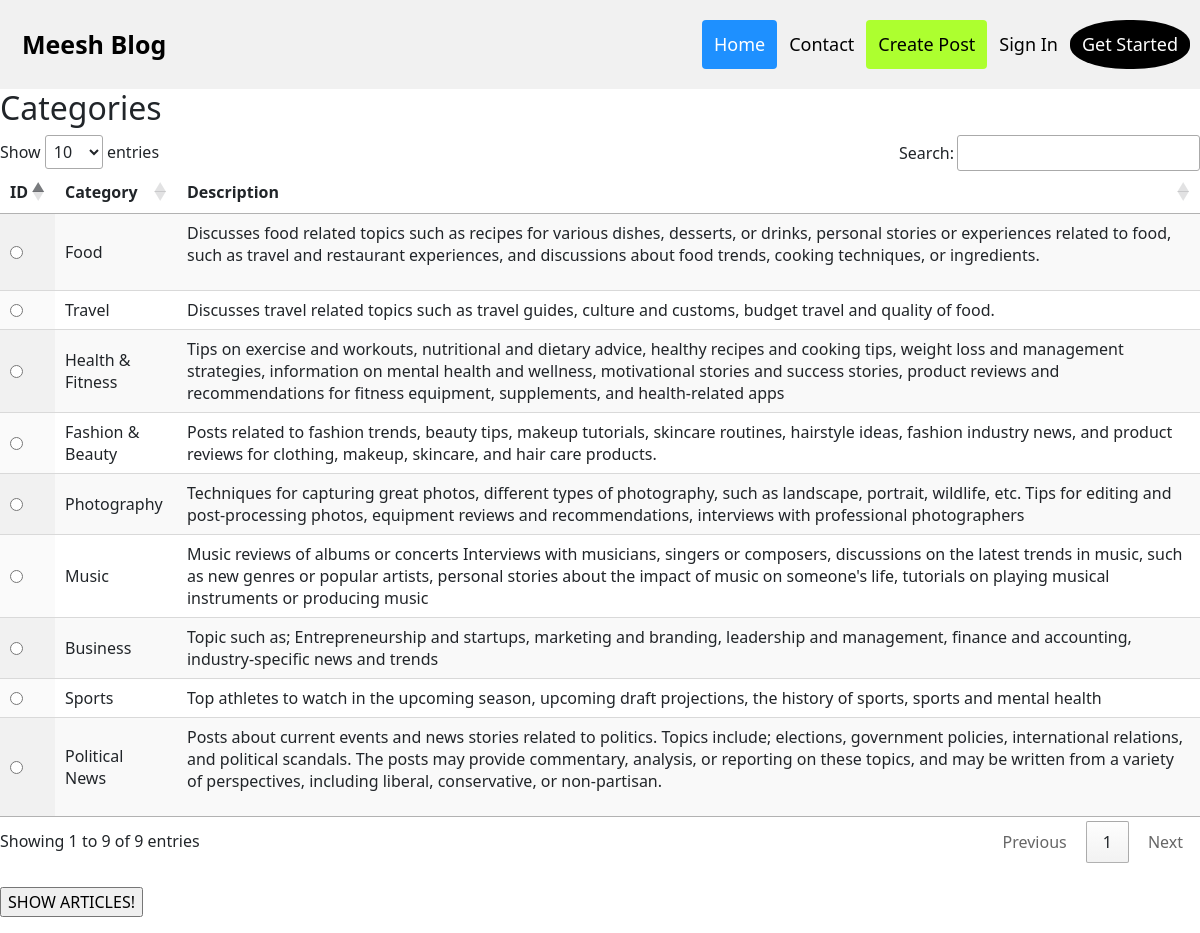
The page /homepage.php on the database its author committed.
### tables this page shows
CREATE TABLE `category` (
  `category_id` int(11) NOT NULL,
  `category` varchar(50) NOT NULL,
  `description` text NOT NULL
);

### homepage.php (the view, shortened to what this page needs)
<?php
if (isset($_SESSION['username'])) {
  if ($_SESSION['level'] == '1') {
    $header = '<div class="header">
                <a href="#default" class="logo">Meesh Blog</a>
                  <div class="header-right">
                    <a class="active" href="homepage.php">Home</a>
                    <a href="#contact">Contact</a>
                    <a class="createpost" href="create-post.php">Create Post</a>
                    <a href="logout.php">Logout</a>
                    <a class = "register" href="edit_user.php">Edit Profile</a>
                  </div>
                </div>';
  } else {
    $header = '<div class="header">
    <a href="#default" class="logo">Meesh Blog</a>
      <div class="header-right">
        <a class="active" href="homepage.php">Home</a>
        <a href="#contact">Contact</a>
        <a class="createpost" href="create-post.php">Create Post</a>
        <a href="logout.php">Logout</a>
        <a class = "register" href="admin.php">Admin</a>
      </div>
    </div>';
  }
} else {
  $header = '<div class="header">
  <a href="#default" class="logo">Meesh Blog</a>
    <div class="header-right">
      <a class="active" href="homepage.php">Home</a>
      <a href="#contact">Contact</a>
      <a class="createpost" href="create-post.php">Create Post</a>
      <a href="login.php">Sign In</a>
      <a class = "register" href="register.php">Get Started</a>
    </div>
  </div>';
}
?>
<html lang="en">
<head>
  <link href="https://cdn.jsdelivr.net/npm/bootstrap@5.3.0-alpha3/dist/css/bootstrap.min.css" rel="stylesheet">
  <link rel="stylesheet" href="https://cdn.datatables.net/1.13.4/css/jquery.dataTables.css">
</head>
<body>
  <?php echo $header; ?>
  <h2>Categories</h2>
  <?php
  require('dbc.php');
  $query = "SELECT * FROM `category`";
  $result = mysqli_query($conn, $query) or die("Bad query");
  ?>
  <form id="category-form" method="GET" action="articlelist.php">
    <table id="categories" class="display" width="100%" cellpadding="5px">
      <thead>
        <tr>
          <th> ID </th>
          <th> Category </th>
          <th> Description </th>
        </tr>
      </thead>
      <tbody>
        <?php
        while ($row = mysqli_fetch_array($result)) {
          $category_id = $row['category_id'];
          $categoryidbutton = "<input type='radio' name='categoryid' id='categoryid' value='$category_id'>";
        ?>
          <tr>
            <td> <?php echo $categoryidbutton; ?> </td>
            <td> <?php echo $row['category'];; ?> </td>
            <td> <?php echo $row['description'];; ?> </td>
          </tr>
        <?php
        }
        ?>
      </tbody>
    </table>
    <br>
    <input type="submit" name="showarticles" value="SHOW ARTICLES!">
  </form>
</body>
</html>

### homepage.php (style rules this page uses)
* { box-sizing: border-box; }
body { margin: 0; font-family: Arial, Helvetica, sans-serif; }
.header { overflow: hidden; background-color: #f1f1f1; padding: 20px 10px; }
.header a { float: left; color: black; text-align: center; padding: 12px; text-decoration: none; font-size: 18px; line-height: 25px; border-radius: 4px; }
.header a.logo { font-size: 25px; font-weight: bold; }
.header a.active { background-color: dodgerblue; color: white; }
.header a.createpost { background-color: greenyellow; color: black; }
.header-right { float: right; }
.header a.register { background-color: black; color: white; border-radius: 47%; }

### rows shown on the page
category: category "Food", description "Discusses food related topics such as recipes for various dishes, desserts, or drinks, personal stories or experiences related to food, such as travel and restaurant experiences, and discussions about food trends, cooking techniques, or ingredients."
category: category "Travel", description "Discusses travel related topics such as travel guides, culture and customs, budget travel and quality of food."
category: category "Health & Fitness", description "Tips on exercise and workouts, nutritional and dietary advice, healthy recipes and cooking tips, weight loss and management strategies, information on mental health and wellness, motivational stories and success stories, product reviews and recommendations for fitness equipment, supplements, and health-related apps"
category: category "Fashion & Beauty", description "Posts related to fashion trends, beauty tips, makeup tutorials, skincare routines, hairstyle ideas, fashion industry news, and product reviews for clothing, makeup, skincare, and hair care products."
category: category "Photography", description "Techniques for capturing great photos, different types of photography, such as landscape, portrait, wildlife, etc. Tips for editing and post-processing photos, equipment reviews and recommendations, interviews with professional photographers"
category: category "Music", description "Music reviews of albums or concerts Interviews with musicians, singers or composers, discussions on the latest trends in music, such as new genres or popular artists, personal stories about the impact of music on someone's life, tutorials on playing musical instruments or producing music"
category: category "Business", description "Topic such as; Entrepreneurship and startups, marketing and branding, leadership and management, finance and accounting, industry-specific news and trends"
category: category "Sports", description "Top athletes to watch in the upcoming season, upcoming draft projections, the history of sports, sports and mental health"
category: category "Political News", description "Posts about current events and news stories related to politics. Topics include; elections, government policies, international relations, and political scandals. The posts may provide commentary, analysis, or reporting on these topics, and may be written from a variety of perspectives, including liberal, conservative, or non-partisan."
